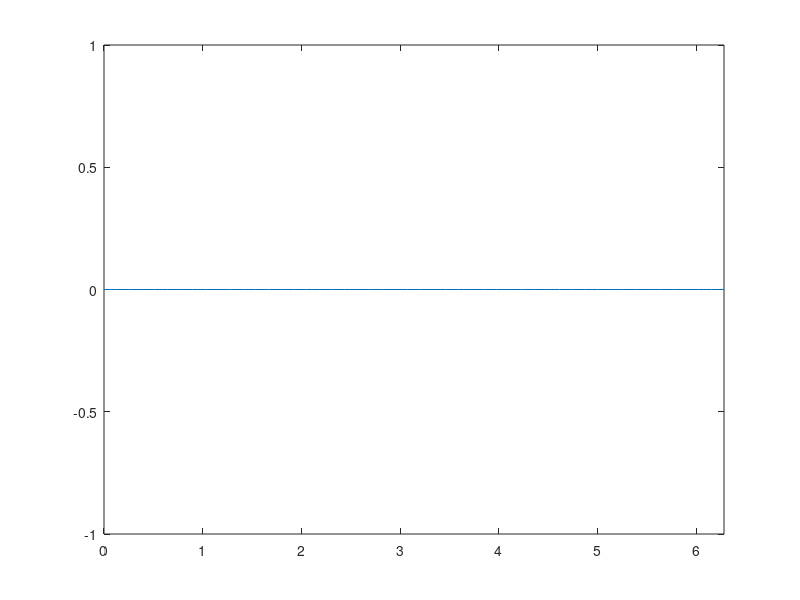

Write the MATLAB code that produced this figure. (Note: this script raises an error after producing the figure.)
x=linspace(0,2*pi,50);
y=sin(x);
clear M
n=60;
for k=1:n
    plot(x,y*sin(pi* k/n))
    axis([0,2*pi,-1,1])
    M(k)=getframe;
end
movie(M,2)

%%
writerObj =VideoWriter('myvid.avi');
open(writerObj);
for k=1:n
plot(x,y*sin(2*pi* k/n))
axis([0,2*pi,-1,1])
writeVideo(writerObj, getframe)
end
close(writerObj)